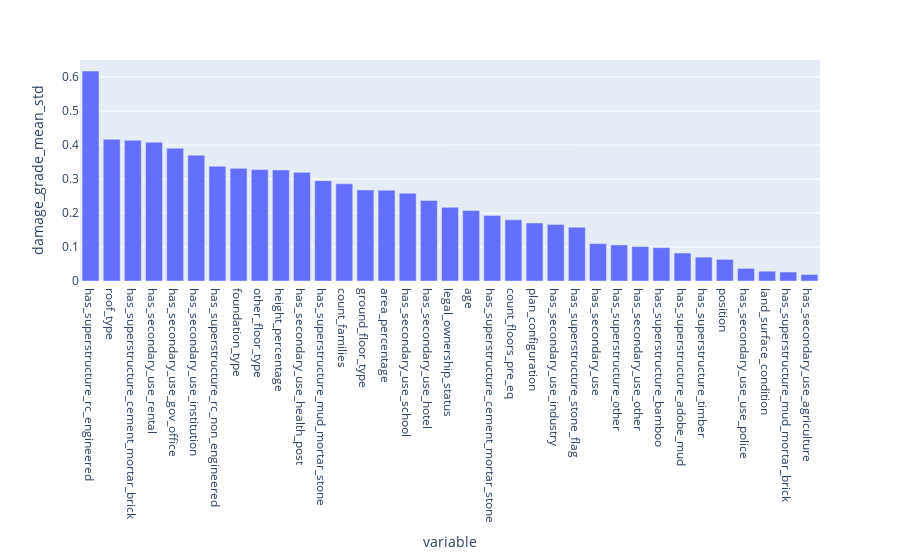

The notebook cell saved with this chart:
### Code cell
px.bar(df_std,'variable','damage_grade_mean_std')

### Figure 1 — Plotly figure (JSON) as saved in the notebook; plotly's stock layout.template omitted (floating-point values rounded to 4 significant figures)
{"data": [{"alignmentgroup": "True", "hoverlabel": {"namelength": 0}, "hovertemplate": "variable=%{x}<br>damage_grade_mean_std=%{y}", "legendgroup": "", "marker": {"color": "#636efa"}, "name": "", "offsetgroup": "", "orientation": "v", "showlegend": false, "textposition": "auto", "type": "bar", "x": ["has_superstructure_rc_engineered", "roof_type", "has_superstructure_cement_mortar_brick", "has_secondary_use_rental", "has_secondary_use_gov_office", "has_secondary_use_institution", "has_superstructure_rc_non_engineered", "foundation_type", "other_floor_type", "height_percentage", "has_secondary_use_health_post", "has_superstructure_mud_mortar_stone", "count_families", "ground_floor_type", "area_percentage", "has_secondary_use_school", "has_secondary_use_hotel", "legal_ownership_status", "age", "has_superstructure_cement_mortar_stone", "count_floors_pre_eq", "plan_configuration", "has_secondary_use_industry", "has_superstructure_stone_flag", "has_secondary_use", "has_superstructure_other", "has_secondary_use_other", "has_superstructure_bamboo", "has_superstructure_adobe_mud", "has_superstructure_timber", "position", "has_secondary_use_use_police", "land_surface_condition", "has_superstructure_mud_mortar_brick", "has_secondary_use_agriculture"], "xaxis": "x", "y": [0.6178, 0.4169, 0.4139, 0.4085, 0.3907, 0.3703, 0.3377, 0.3315, 0.3278, 0.3269, 0.3197, 0.2952, 0.286, 0.2678, 0.2671, 0.2582, 0.2371, 0.2168, 0.2074, 0.1925, 0.18, 0.1707, 0.1665, 0.1584, 0.1101, 0.1061, 0.1013, 0.09825, 0.08231, 0.07031, 0.0637, 0.0371, 0.02886, 0.0264, 0.01914], "yaxis": "y"}], "layout": {"barmode": "relative", "legend": {"tracegroupgap": 0}, "margin": {"t": 60}, "xaxis": {"anchor": "y", "domain": [0, 1], "title": {"text": "variable"}}, "yaxis": {"anchor": "x", "domain": [0, 1], "title": {"text": "damage_grade_mean_std"}}}}
